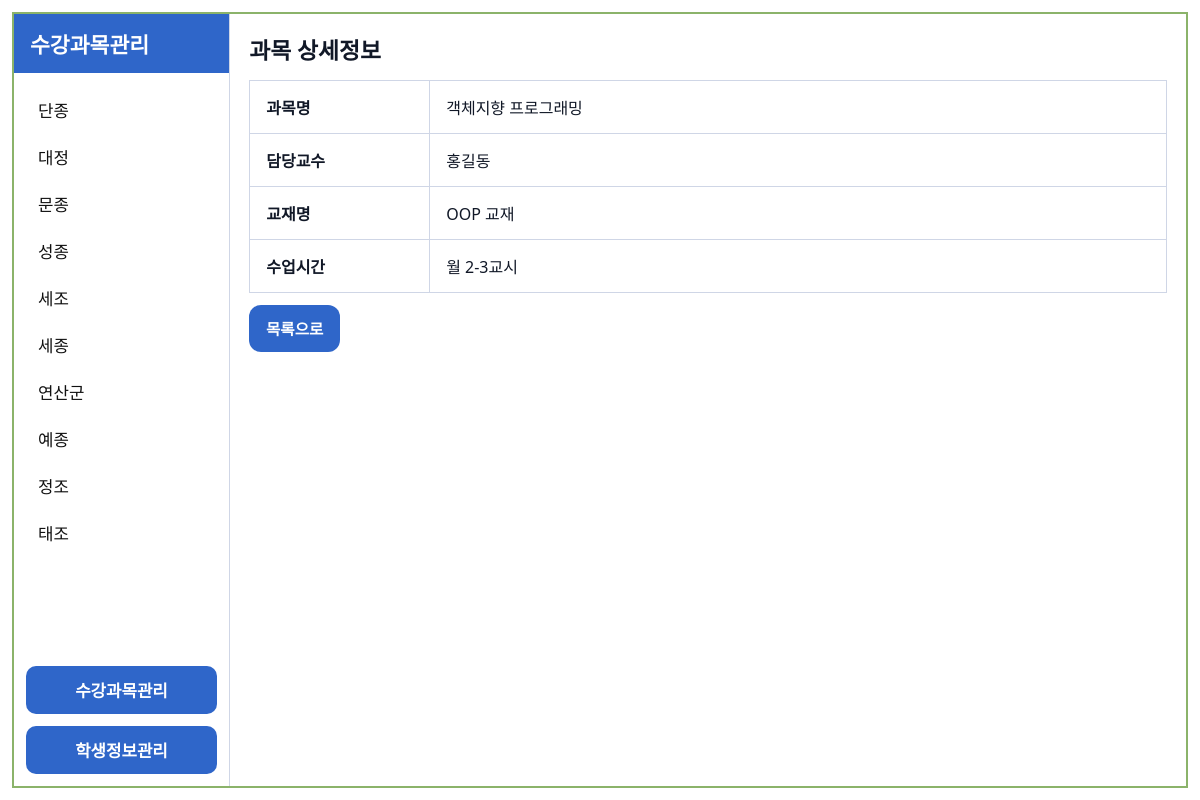
Screenshot of /subjects/1/ with the database file from the repository.
### core/models.py (models this page shows, shortened)
class Student(models.Model):
    GENDER_CHOICES = [
        ("M", "남"),
        ("F", "여"),
    ]
    student_no = models.CharField("학번", max_length=20, unique=True)
    name = models.CharField("이름", max_length=30)
    department = models.CharField("학과", max_length=50)
    gender = models.CharField("성별", max_length=1, choices=GENDER_CHOICES)

class Subject(models.Model):
    name = models.CharField("과목명", max_length=100, unique=True)
    professor = models.CharField("담당교수", max_length=50, blank=True)
    textbook = models.CharField("교재명", max_length=100, blank=True)
    schedule = models.CharField("수업시간", max_length=100, blank=True)

### core/views.py (the view)
# urls.py: path("subjects/<int:pk>/", views.subject_detail, name="subject_detail"),
def subject_detail(request, pk: int):
    ensure_seed_data()
    subject = get_object_or_404(Subject, pk=pk)
    return render(request, "core/subject_detail.html", _sidebar_context() | {"subject": subject})

### core/services.py (called while the page is built)
@transaction.atomic
def ensure_seed_data():
    for name, prof, book, sch in DEFAULT_SUBJECTS:
        Subject.objects.get_or_create(
            name=name,
            defaults={
                "professor": prof,
                "textbook": book,
                "schedule": sch,
            },
        )
    for sno, name, dept, gender in DEFAULT_STUDENTS:
        Student.objects.get_or_create(
            student_no=sno,
            defaults={
                "name": name,
                "department": dept,
                "gender": gender,
            },
        )
    subjects = list(Subject.objects.all())
    for s in Student.objects.all():
        for sub in subjects:
            Enrollment.objects.get_or_create(
                student=s,
                subject=sub,
                defaults={"score": 0},
            )

### core/views.py (called while the page is built)
def _sidebar_context():
    return {"students_sidebar": Student.objects.order_by("name")}

### templates/core/subject_detail.html
{% extends "core/base.html" %}
{% block content %}
  <h2 class="page-title">과목 상세정보</h2>
  <table class="tbl">
    <tbody>
      <tr><th style="width:180px">과목명</th><td>{{ subject.name }}</td></tr>
      <tr><th>담당교수</th><td>{{ subject.professor|default:"-" }}</td></tr>
      <tr><th>교재명</th><td>{{ subject.textbook|default:"-" }}</td></tr>
      <tr><th>수업시간</th><td>{{ subject.schedule|default:"-" }}</td></tr>
    </tbody>
  </table>
  <div style="margin-top:12px">
    <a class="btn" href="{% url 'subject_manage' %}">목록으로</a>
  </div>
{% endblock %}

### templates/core/base.html (shortened to what this page needs)
{% load static %}
<!doctype html>
<html lang="ko">
<head>
  <link rel="stylesheet" href="{% static 'core/style.css' %}">
</head>
<body>
  <div class="frame">
    <aside class="sidebar">
      <div class="sidebar-title">수강과목관리</div>
      <div class="student-list">
        {% for s in students_sidebar %}
          <a class="student-item {% if student and student.id == s.id %}active{% endif %}"
             href="{% url 'student_detail' s.id %}">
            {{ s.name }}
          </a>
        {% endfor %}
      </div>
      <div class="sidebar-footer">
        <a class="footer-link" href="{% url 'subject_manage' %}">수강과목관리</a>
        <a class="footer-link" href="{% url 'student_manage' %}">학생정보관리</a>
      </div>
    </aside>
    <main class="content">
      {% block content %}{% endblock %}
    </main>
  </div>
</body>
</html>

### static/core/style.css (style rules this page uses)
:root { --blue:#2f66c9; --blue2:#1f4ea5; --border:#cfd6e6; --muted:#6b7280; }
* { box-sizing:border-box; }
body { margin:0; font-family: system-ui, -apple-system, Segoe UI, Roboto, "Noto Sans KR", Arial, sans-serif; background:#fff; color:#111827; }
.frame { display:flex; width: min(1500px, calc(100vw - 24px)); height: min(880px, calc(100vh - 24px)); border:2px solid #8bb36a; margin: 12px auto; background:#fff; }
.sidebar { width: clamp(200px, 18vw, 280px); border-right:1px solid var(--border); display:flex; flex-direction:column; }
.sidebar-title { background: var(--blue); color:white; padding:14px 16px; font-weight:900; font-size: clamp(20px, 1.8vw, 24px); }
.student-list { padding:12px 12px; flex:1; overflow:auto; }
.student-item { display:block; padding:10px 12px; margin:3px 0; color:#111; text-decoration:none; border-radius:12px; font-size: clamp(16px, 1.4vw, 19px); }
.sidebar-footer { display:flex; flex-direction:column; gap:12px; padding:12px; }
.footer-link { display:block; background: var(--blue); color:white; text-align:center; padding:12px 10px; text-decoration:none; font-weight:900; border-radius:10px; font-size: clamp(16px, 1.4vw, 19px); }
.content { flex:1; padding: clamp(14px, 1.6vw, 20px); overflow:auto; }
.page-title { margin:0 0 14px; font-size: clamp(22px, 1.9vw, 26px); font-weight:900; }
.tbl { width:100%; border-collapse:collapse; border:1px solid var(--border); }
.tbl th, .tbl td { border:1px solid var(--border); padding: clamp(10px, 1.2vw, 14px) clamp(12px, 1.4vw, 16px); text-align:left; font-size: clamp(16px, 1.3vw, 18px); }
.btn { display:inline-block; background: var(--blue); color:white; padding: clamp(9px, 1.1vw, 12px) clamp(14px, 1.4vw, 18px); border-radius:12px; text-decoration:none; font-weight:900; border:0; cursor:pointer; font-size: clamp(15px, 1.3vw, 18px); }

### rows the page displays
Student: name "단종"
Student: name "대정"
Student: name "문종"
Student: name "성종"
Student: name "세조"
Student: name "세종"
Student: name "연산군"
Student: name "예종"
Student: name "정조"
Student: name "태조"
Subject: name "객체지향 프로그래밍", professor "홍길동", textbook "OOP 교재", schedule "월 2-3교시"
